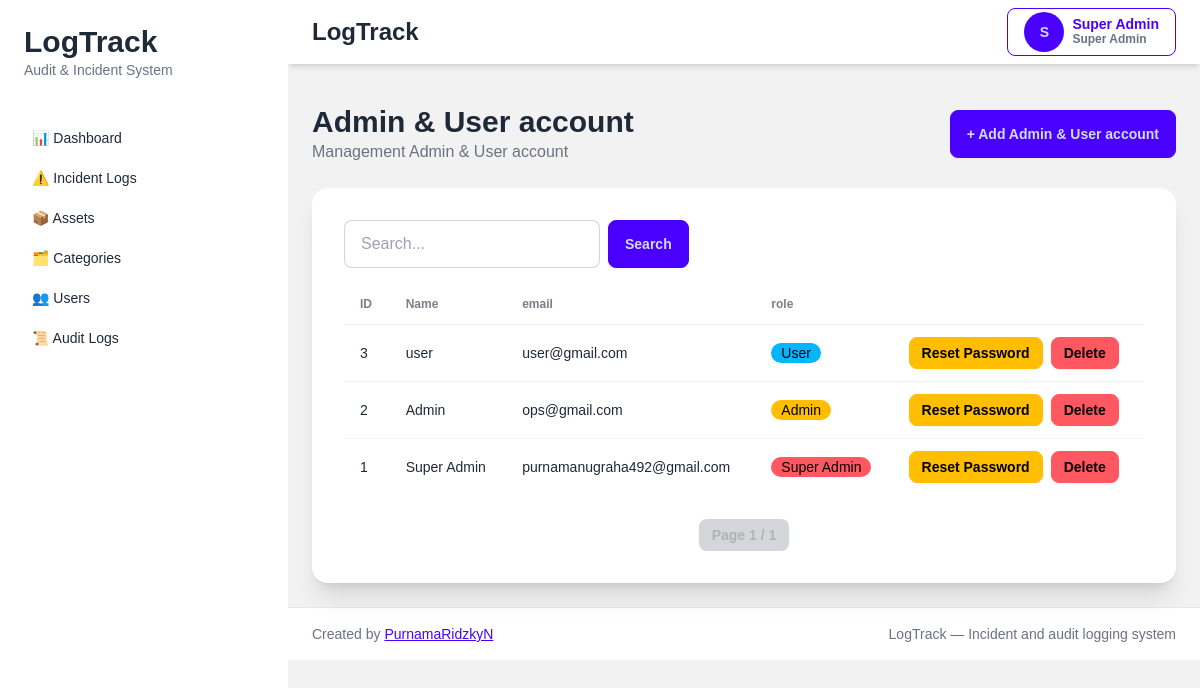
The app's page /users (signed in) with its own data.
### tables this page shows
CREATE TABLE users (

    id INTEGER PRIMARY KEY AUTOINCREMENT,

    role INTEGER NOT NULL,

    name VARCHAR(255) NOT NULL,

    email VARCHAR(255) UNIQUE NOT NULL,

    password VARCHAR(255) NOT NULL,

    created_at DATETIME,

    is_deleted INTEGER DEFAULT 0
);

### app/controllers/user_controller.py (the view, shortened to what this page needs)
def user_index():
    conn = None
    try:
        conn = get_db_connection()
        role = session.get("role")
        if role == 0:
            account = "Admin & User"
        elif role == 1:
            account = "User"
        q = request.args.get("q", "").strip()
        page = request.args.get("page", 1, type=int)
        if page < 1:
            page = 1
        limit = 10
        offset = (page - 1) * limit
        query = """
            FROM users
            WHERE 1=1
        """
        params = []
        if role == 1:  # admin
            query += " AND is_deleted = 0"
        params = []
        if role == 1:
            query += " AND role = ?"
            params.append(2)
        total = conn.execute(
            f"SELECT COUNT(*) {query}",
            params
        ).fetchone()[0]
        users = conn.execute(
            f"""
            SELECT *
            {query}
            ORDER BY id DESC
            LIMIT ? OFFSET ?
            """,
            params + [limit, offset]
        ).fetchall()
        total_pages = (total + limit - 1) // limit
        return render_template(
            "users/index.html",
            users=users,
            q=q,
            account=account,
            page=page,
            total_pages=total_pages,
            role=role
        )
    except Exception as e:
        logger.error(f"USER INDEX ERROR: {str(e)}")
        logger.error(f"Traceback: {traceback.format_exc()}")
        flash("An error occurred while loading users", "error")
        return render_template("users/index.html", users=[])
    finally:
        if conn:
            conn.close()

### app/app.py (called while the page is built)
def create_app():
    app = Flask(__name__)
    app.config.from_object(
        "app.config.Config"
    )
    app.add_template_filter(
        timesince,
        "timesince"
    )
    @app.context_processor
    def inject_user():
        return {
            "role": session.get("role"),
            "user_name": session.get("name"),
            "user_id": session.get("user_id")
        }
    from app.routes.web import register_routes
    register_routes(app)
    return app

### app/database/connection.py (called while the page is built)
def get_db_connection():
    conn = sqlite3.connect(
        Config.DATABASE_PATH,
        timeout=30,
        isolation_level=None,
        check_same_thread=False
    )
    conn.row_factory = sqlite3.Row
    conn.execute("PRAGMA foreign_keys = ON")
    conn.execute("PRAGMA journal_mode = WAL")
    return conn

### app/templates/users/index.html (shortened to what this page needs)
{% extends "layouts/app.html" %}  {% block content %}
<div class="flex items-center justify-between mb-6">
  <div>
    <h1 class="text-3xl font-bold">{{ account }} account</h1>
    <p class="text-gray-500">Management {{ account }} account</p>
  </div>
  <a href="/users/create" class="btn btn-primary">
    + Add {{ account }} account
  </a>
</div>
<div class="card bg-base-100 shadow-xl">
  <div class="card-body">
    <div class="overflow-x-auto">
      <form method="GET" class="flex gap-2 mb-4">
        <input
          type="text"
          name="q"
          value="{{ q }}"
          placeholder="Search..."
          class="input input-bordered w-64" />
        <button class="btn btn-primary">Search</button>
      </form>
      <table class="table">
        <thead>
          <tr>
            {% if role == 0 %}
            <th>ID</th>
            {% endif %}
            <th>Name</th>
            <th>email</th>
            <th>role</th>
          </tr>
        </thead>
        <tbody>
          {% for user in users %}
          <tr>
            {% if role == 0 %}
            <td>{{ user.id }}</td>
            {% endif %}
            <td>{{ user.name }}</td>
            <td>{{ user.email }}</td>
            <td>
              {% if user.role == 0 %}
              <div class="badge badge-error">Super Admin</div>
              {% elif user.role == 1 %}
              <div class="badge badge-warning">Admin</div>
              {% else %}
              <div class="badge badge-info">User</div>
              {% endif %}
            </td>
            <td class="flex gap-2">
              {% if role != 2 and user.is_deleted == 0 %}
              <button
                class="btn btn-sm btn-warning"
                onclick="openModal('reset_password', {{ user.id }})">
                Reset Password
              </button>
              <button
                class="btn btn-error btn-sm"
                onclick="openModal('delete', {{ user.id }})">
                Delete
              </button>
              {% endif %}
            </td>
          </tr>
          {% endfor %}
        </tbody>
      </table>
      <div class="flex justify-center mt-6 gap-2">
        <span class="btn btn-sm btn-disabled">
          Page {{ page }} / {{ total_pages }}
        </span>
      </div>
    </div>
  </div>
</div>
{% endblock %}

### app/templates/layouts/app.html (shortened to what this page needs)
<!doctype html>
<html lang="en">
  <head>
    <script src="https://cdn.tailwindcss.com"></script>
    <link
      href="https://cdn.jsdelivr.net/npm/daisyui@4.12.10/dist/full.min.css"
      rel="stylesheet" />
    <link
      rel="stylesheet"
      href="{{ url_for('static', filename='css/app.css') }}" />
  </head>
  <body class="bg-base-200">
    <div class="drawer lg:drawer-open">
      <div class="drawer-content flex flex-col">
        <div class="navbar bg-base-100 shadow-md">
          <div class="flex-1">
            <h1 class="text-2xl font-bold px-4">LogTrack</h1>
          </div>
          <div class="dropdown dropdown-end px-4">
            <div
              tabindex="0"
              role="button"
              class="btn btn-outline btn-primary flex items-center gap-2">
              <div class="avatar placeholder">
                <div class="bg-primary text-primary-content rounded-full w-10">
                  <span> {{ session["name"][0]|upper }} </span>
                </div>
              </div>
              <div class="hidden md:block text-left">
                <div class="font-semibold">{{ session["name"] }}</div>
                <div class="text-xs text-gray-500">
                  {% if role == 0 %} Super Admin {% elif role == 1 %} Admin
                  {%else %} User {% endif %}
                </div>
              </div>
            </div>
          </div>
        </div>
        <div class="px-6 pt-4">
        </div>
        <main class="p-6">{% block content %} {% endblock %}</main>
        <footer
          class="border-t border-base-300 bg-base-100 px-6 py-4 text-sm text-gray-500">
          <div
            class="flex flex-col gap-1 md:flex-row md:justify-between md:items-center">
            <div>
              Created by
              <a
                href="https://github.com/PurnamaRidzkyN"
                class="link link-primary"
                target="_blank"
                rel="noopener noreferrer"
                >PurnamaRidzkyN</a
              >
            </div>
            <div>LogTrack &mdash; Incident and audit logging system</div>
          </div>
        </footer>
      </div>
      <div class="drawer-side">
        <aside class="w-72 min-h-full bg-base-100">
          <div class="p-6">
            <h2 class="text-3xl font-bold">LogTrack</h2>
            <p class="text-sm text-gray-500">Audit & Incident System</p>
          </div>
          <ul class="menu p-4 text-base-content space-y-1">
            {% if role == 0 or role == 1 %}
            <li>
              <a href="/dashboard">📊 Dashboard</a>
            </li>
            {% endif %}
            <li>
              <a href="/incidents">⚠️ Incident Logs</a>
            </li>
            {% if role == 0 or role == 1 %}
            <li>
              <a href="/assets">📦 Assets</a>
            </li>
            <li>
              <a href="/incident_categories">🗂️ Categories</a>
            </li>
            <li>
              <a href="/users">👥 Users</a>
            </li>
            {% endif %} {% if role == 0 %}
            <li>
              <a href="/audit_logs">📜 Audit Logs</a>
            </li>
            {% endif %}
          </ul>
        </aside>
      </div>
    </div>
  </body>
</html>

### app/static/css/app.css (style rules this page uses)
body { font-family: sans-serif; }

### records on screen
users: name "Super Admin", id "1", email "purnamanugraha492@gmail.com", role "Super Admin"
users: id "3", name "user", email "user@gmail.com", role "User"
users: id "2", name "Admin", email "ops@gmail.com", role "Admin"

### other values on screen
{{ session["name"][0]|upper }} "S"
{{ account }} "Admin & User"
{{ page }} "1"
{{ total_pages }} "1"
